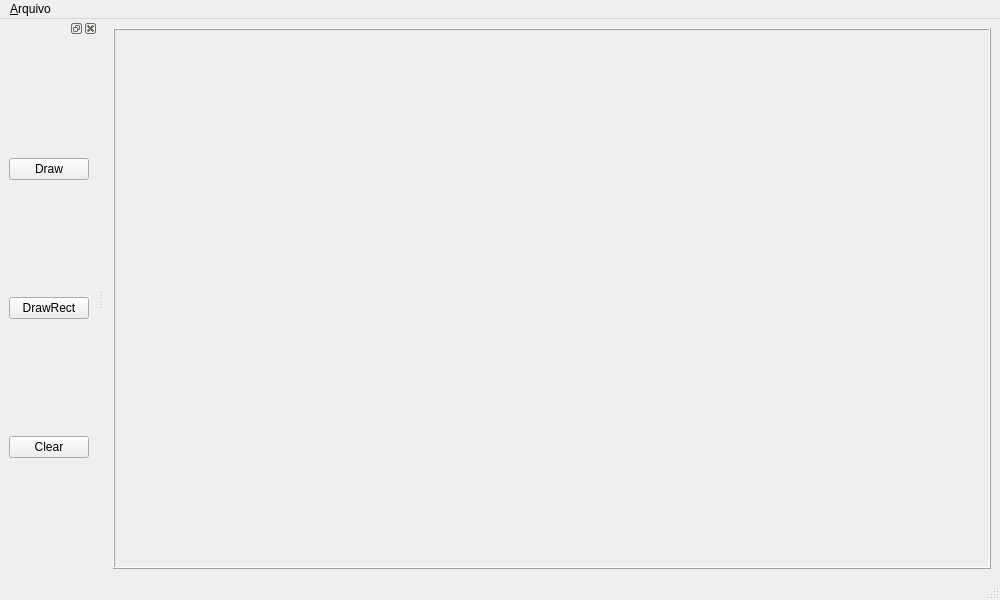
<?xml version="1.0" encoding="UTF-8"?>
<ui version="4.0">
 <class>MainWindow</class>
 <widget class="QMainWindow" name="MainWindow">
  <property name="geometry">
   <rect>
    <x>0</x>
    <y>0</y>
    <width>1000</width>
    <height>600</height>
   </rect>
  </property>
  <property name="windowTitle">
   <string>MainWindow</string>
  </property>
  <widget class="QWidget" name="centralwidget">
   <layout class="QVBoxLayout" name="verticalLayout">
    <item>
     <widget class="MyFrame" name="frame">
      <property name="sizePolicy">
       <sizepolicy hsizetype="Preferred" vsizetype="Preferred">
        <horstretch>0</horstretch>
        <verstretch>0</verstretch>
       </sizepolicy>
      </property>
      <property name="frameShape">
       <enum>QFrame::Shape::Box</enum>
      </property>
      <property name="frameShadow">
       <enum>QFrame::Shadow::Raised</enum>
      </property>
      <property name="lineWidth">
       <number>1</number>
      </property>
     </widget>
    </item>
   </layout>
  </widget>
  <widget class="QMenuBar" name="menubar">
   <property name="geometry">
    <rect>
     <x>0</x>
     <y>0</y>
     <width>1000</width>
     <height>21</height>
    </rect>
   </property>
   <widget class="QMenu" name="menu_Arquivo">
    <property name="title">
     <string>&amp;Arquivo</string>
    </property>
   </widget>
   <addaction name="menu_Arquivo"/>
  </widget>
  <widget class="QStatusBar" name="statusbar"/>
  <widget class="QDockWidget" name="dockWidget">
   <attribute name="dockWidgetArea">
    <number>1</number>
   </attribute>
   <widget class="QWidget" name="dockWidgetContents_2">
    <layout class="QVBoxLayout" name="verticalLayout_2">
     <item>
      <widget class="QPushButton" name="btnDraw">
       <property name="text">
        <string>Draw</string>
       </property>
      </widget>
     </item>
     <item>
      <widget class="QPushButton" name="btnDrawRect">
       <property name="text">
        <string>DrawRect</string>
       </property>
      </widget>
     </item>
     <item>
      <widget class="QPushButton" name="btnClear">
       <property name="text">
        <string>Clear</string>
       </property>
      </widget>
     </item>
    </layout>
   </widget>
  </widget>
 </widget>
 <customwidgets>
  <customwidget>
   <class>MyFrame</class>
   <extends>QFrame</extends>
   <header>myframe.h</header>
   <container>1</container>
   <slots>
    <slot>mostrar()</slot>
    <slot>apagar()</slot>
    <slot>desenharRect()</slot>
   </slots>
  </customwidget>
 </customwidgets>
 <resources/>
 <connections>
  <connection>
   <sender>btnClear</sender>
   <signal>clicked()</signal>
   <receiver>frame</receiver>
   <slot>apagar()</slot>
   <hints>
    <hint type="sourcelabel">
     <x>77</x>
     <y>458</y>
    </hint>
    <hint type="destinationlabel">
     <x>217</x>
     <y>397</y>
    </hint>
   </hints>
  </connection>
  <connection>
   <sender>btnDraw</sender>
   <signal>clicked()</signal>
   <receiver>frame</receiver>
   <slot>mostrar()</slot>
   <hints>
    <hint type="sourcelabel">
     <x>88</x>
     <y>180</y>
    </hint>
    <hint type="destinationlabel">
     <x>273</x>
     <y>311</y>
    </hint>
   </hints>
  </connection>
  <connection>
   <sender>btnDrawRect</sender>
   <signal>clicked()</signal>
   <receiver>frame</receiver>
   <slot>desenharRect()</slot>
   <hints>
    <hint type="sourcelabel">
     <x>68</x>
     <y>303</y>
    </hint>
    <hint type="destinationlabel">
     <x>216</x>
     <y>248</y>
    </hint>
   </hints>
  </connection>
 </connections>
</ui>
